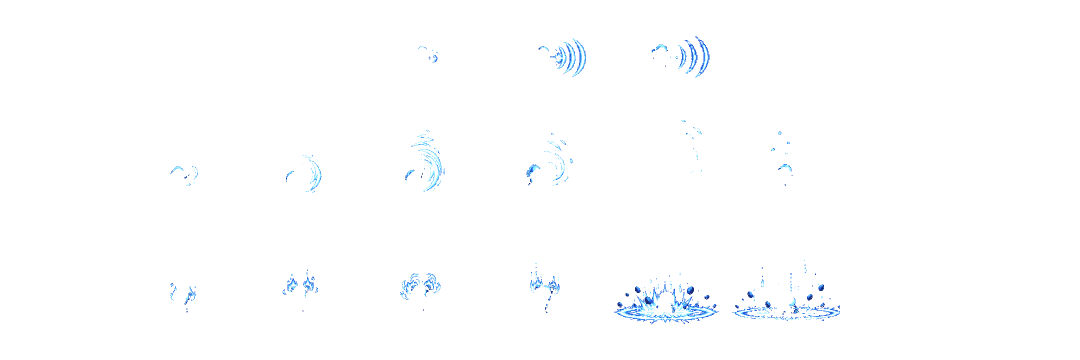
#> input picture tieng-vong-cuoi-cung/art/cau-song-am/cau-song-am-fx.png, 2160 x 720 px (shown at 1/2 size)
$ python khop-thu-tu.py cau-song-am-fx.png cau-song-am-sheet.png 5
#> lines starting #> are read from the running program, lines starting #| are printed output that depends on the picture
# Tim thu tu khung: so tung o trong anh tham chieu (luoi 5 cot) voi cac khung tren dia.
# usage: khop-thu-tu.py ref.png don1 6
import sys, numpy as np
from PIL import Image
ref,k,n=sys.argv[1],sys.argv[2],int(sys.argv[3])
R=np.array(Image.open(ref).convert('RGB')).astype(float); s=R.shape[1]/1920
#> after `R = np.array(Image.open(ref).convert('RGB')).astype(float)`:
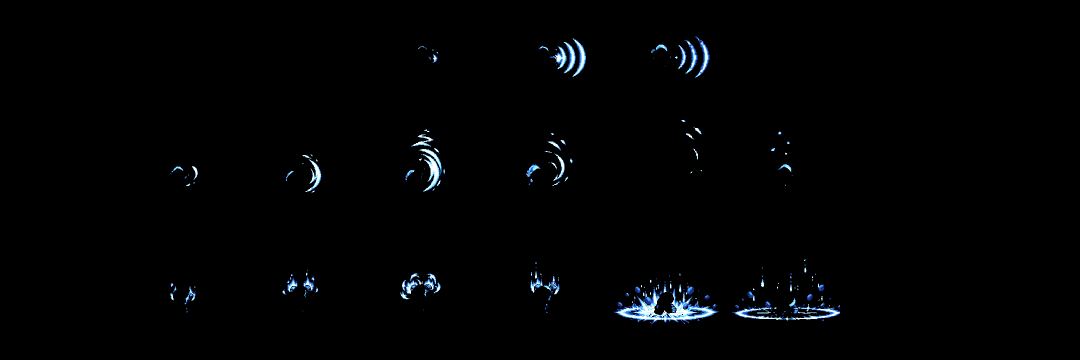
#> R: shape (720, 2160, 3) float64 (shown at 1/2 size); mean R, G, B 1.9, 2.6, 3.3
#> after `s = R.shape[1] / 1920`: s = 1.12
import glob
F={int(p.split('_')[-1][:-4]):np.array(Image.open(p).convert('RGBA')).astype(float) for p in glob.glob(f'frames/{k}_*.png')}
out=[]
for i in range(n):
    x=((i%5)*384+112)*s; y=((i//5)*448+144)*s; w=160*s
    crop=Image.fromarray(R[int(y):int(y+w),int(x):int(x+w)].astype(np.uint8)).resize((80,80),Image.BILINEAR)
    c=np.array(crop).astype(float)
#> (the run stopped early here; a loop or call above may not have finished)
